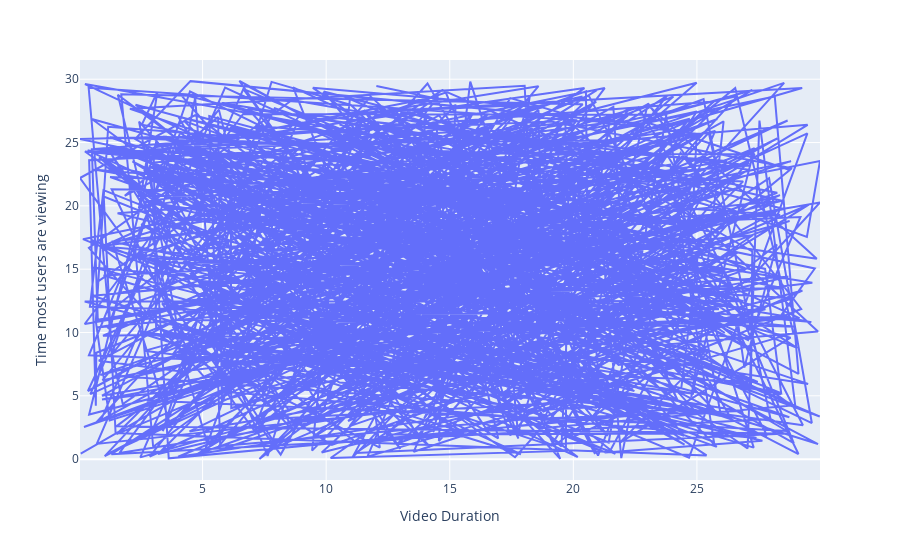

Notebook source saved alongside this figure:
### Code cell
fig = px.line(data_frame=df, x="Video Duration",y="Time most users are viewing")
fig.show()

### Figure 1 — Plotly figure (JSON) as saved in the notebook; plotly's stock layout.template omitted (floating-point values rounded to 4 significant figures; data arrays with more than 128 entries replaced by an {"elided": "..."} marker saying what was removed)
{"data": [{"hovertemplate": "Video Duration=%{x}<br>Time most users are viewing=%{y}<extra></extra>", "legendgroup": "", "line": {"color": "#636efa", "dash": "solid"}, "marker": {"symbol": "circle"}, "mode": "lines", "name": "", "orientation": "v", "showlegend": false, "type": "scatter", "x": {"elided": "1000 float values"}, "xaxis": "x", "y": {"elided": "1000 float values"}, "yaxis": "y"}], "layout": {"legend": {"tracegroupgap": 0}, "margin": {"t": 60}, "xaxis": {"anchor": "y", "domain": [0, 1], "title": {"text": "Video Duration"}}, "yaxis": {"anchor": "x", "domain": [0, 1], "title": {"text": "Time most users are viewing"}}}}
